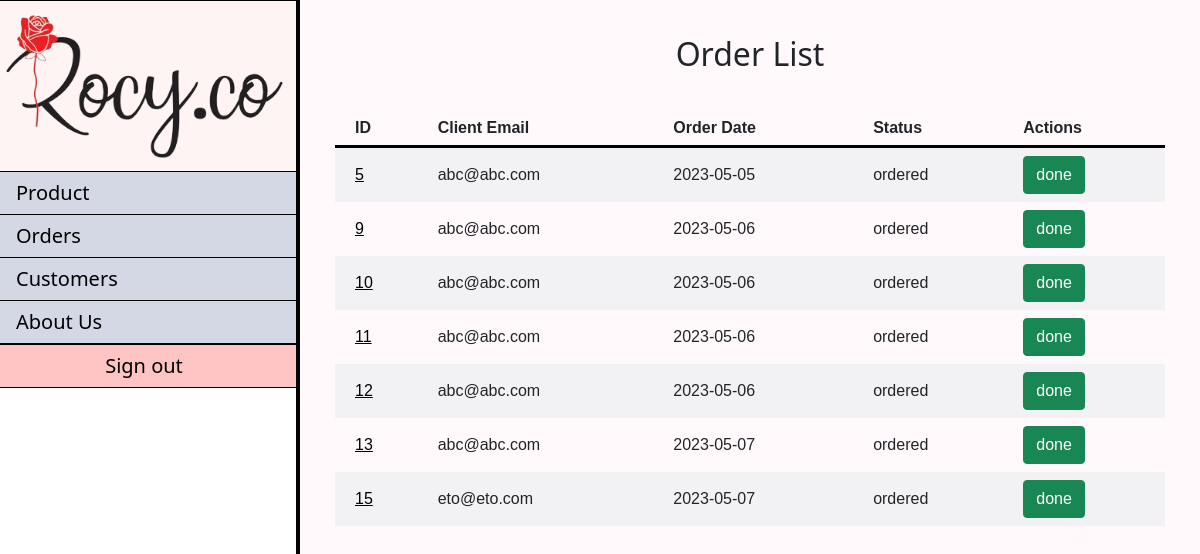
The app's page /AdminOrder/index (signed in) with its own data.
### tables this page shows
CREATE TABLE IF NOT EXISTS `order` (
  `order_id` int(5) NOT NULL AUTO_INCREMENT,
  `user_id` int(4) NOT NULL,
  `order_date` date NOT NULL DEFAULT current_timestamp(),
  `status` enum('cart','ordered','finished') DEFAULT NULL,
  `total_price` float NOT NULL,
  `isDelivery` tinyint(1) NOT NULL,
  PRIMARY KEY (`order_id`)
);

CREATE TABLE IF NOT EXISTS `user` (
  `user_id` int(4) NOT NULL AUTO_INCREMENT,
  `email` varchar(50) NOT NULL,
  `password` varchar(72) NOT NULL,
  `roleType` varchar(10) NOT NULL,
  PRIMARY KEY (`user_id`)
);

### app/core/Controller.php (called while the page is built, shortened)
<?php
class Controller{
	function view($name, $data = []){
		include('app/views/' . $name . '.php');
	}
}

### app/controllers/AdminOrder.php (called while the page is built, shortened)
<?php
class AdminOrder extends \app\core\Controller{
	#[\app\filters\Login]
	#[\app\filters\Admin]
	public function index(){
		$order = new \app\models\Order();
		$orders = $order->getAllAdminOrders();
		$this->view('AdminOrder/index', $orders);
	}
}

### app/core/App.php (called while the page is built, shortened)
<?php
class App{
	function __construct(){
		$request = $this->parseUrl($_GET['url'] ?? '');
		$method = 'index';
		if(file_exists('app/controllers/' . $request[0] . '.php'))
		{
			unset($request[0]);
		}
		$controller = new $controller;
		if(isset($request[1]) && method_exists($controller, $request[1])){
			$method = $request[1];
			unset($request[1]);
		}
		$params = array_values($request);
		call_user_func_array([$controller, $method], $params);
	}
	function parseUrl($url){
		return explode('/', trim($url, '/'));
	}
}

### index.php (called while the page is built, shortened)
<?php
new app\core\App;

### app/models/Order.php (called while the page is built, shortened)
<?php
class Order extends \app\core\Model{
	public function getAllAdminOrders(){
		$SQL = "SELECT * FROM `order` o JOIN user u
				ON o.user_id = u.user_id
				JOIN profile p
				ON u.user_id = p.user_id
				WHERE o.status IN('ordered','finished')";
		$STH = self::$connection->prepare($SQL);
		$STH->execute();
		$STH->setFetchMode(\PDO::FETCH_OBJ);
		return $STH->fetchAll();
	}
}

### app/core/Model.php (called while the page is built, shortened)
<?php
class Model{
	public static ?PDO $connection = null;
	public function __construct(){
		if(self::$connection == null){
			$env = \Dotenv\Dotenv::createImmutable(getcwd());
			$host = $_ENV['db_host'];
			$dbname = $_ENV['db_name'];
			$user = $_ENV['db_user'];
			$pass = $_ENV['db_pass'];
			$charset = $_ENV['db_charset'];
			try {
				$options = [
					PDO::ATTR_ERRMODE => PDO::ERRMODE_EXCEPTION,
					PDO::ATTR_DEFAULT_FETCH_MODE => PDO::FETCH_CLASS,
					PDO::ATTR_EMULATE_PREPARES => false
				];
				self::$connection = new PDO("mysql:host=$host;dbname=$dbname;charset=$charset", $user, $pass, $options);
				self::$connection->query("SET NAMES $charset");
			}
			catch(PDOException $e) {
				echo $e->getMessage();
			}
		}
	}
}

### app/views/AdminOrder/index.php (the view, shortened to what this page needs)
<link rel="stylesheet" type="text/css" href="/resources/styles/adminOrderList.css">
<?php $this->view('shared/header', _('Order List')); ?>
<?php $this->view('shared/sideBar'); ?>
	<div class="main">
		<h2 class="title">Order List</h2>
		<table>
			<tr>
				<th class="attributes">ID</th>
				<th class="attributes">Client Email</th>
				<th class="attributes">Order Date</th>
				<th class="attributes">Status</th>
				<th class="attributes">Actions</th>
			</tr>
			<?php foreach ($data as $order) { ?>
			<tr>
				<td><a class="orderID" href='/AdminOrder/orderDetails/<?=$order->order_id?>'><?= htmlentities($order->order_id) ?></a></td>
				<td><?= htmlentities($order->email) ?></td>
				<td><?= htmlentities($order->order_date) ?></td>
				<td><?= htmlentities($order->status) ?></td>
				<td>
					<?php if ($order->status=='ordered') { ?>
						<button class="btn btn-success">
							<a class="orderStatus" href='/AdminOrder/edit/<?=$order->order_id?>'>
								<?= $order->status=='ordered' ? _('done') : _('undone') ?>
							</a>
						</button>
					<?php
					}
					?>
				</td>
			</tr>
			<?php
			}
			?>
		</table>
	</div>
</div>
</body>

### app/views/shared/header.php (shortened to what this page needs)
<!DOCTYPE html>
<html>
<head>
	<link href="https://cdn.jsdelivr.net/npm/bootstrap@5.3.0-alpha3/dist/css/bootstrap.min.css" rel="stylesheet">
	<link rel="stylesheet" type="text/css" href="/resources/styles/default.css">
	<link rel="stylesheet" href="/resources/styles/bootstrap.css">
	<link rel="stylesheet" href="/resources/styles/home.css">
</head>
<body>

### app/views/shared/sideBar.php (shortened to what this page needs)
<link rel="stylesheet" type="text/css" href="/resources/styles/sidebar.css">
	<div class="content">
		<div class="sidenav">
			<div class="image">
				<a href="/MainAdmin/index"><img class="sidebarlogo" src="/resources/images/rocylogoTransBG.png"></a>
			</div>
			<button class="dropdown-btn" name="">Product
			</button>
			<button class="dropdown-btn">Orders
			</button>
			<button class="dropdown-btn">Customers
			</button>
			<button class="dropdown-btn">About Us
			</button>
			<div class="signout">
				<a href="/User/logout">Sign out</a>
			</div>
		</div>

### resources/styles/adminOrderList.css (style rules this page uses)
.content { display: flex; height: 100%; width: 100%; }
.sidenav { order: 1; aligh-self:strecth; }
.main { background-color: #FFF9FB; order: 2; flex-grow: 1; padding: 35px; text-align: center; }
.title { padding-bottom: 30px; }
.attributes { border-bottom: 3px solid black; }
table { font-family: arial, sans-serif; border-collapse: collapse; width: 100%; }
td, th { text-align: left; padding: 8px; padding-left: 20px; }
tr:nth-child(even) { background-color: #F2F1F4; }
a.orderStatus:link { color: white; text-decoration: none; }
a.orderID:link { color: black; }

### resources/styles/default.css (style rules this page uses)
body { margin: 0px; padding: 0px; background-repeat: no-repeat; background: fixed; background: #FFE1EB; background-size: cover; }

### resources/styles/sidebar.css (style rules this page uses)
.sidenav { min-width: 300px; max-width: 300px; top: 0; left: 0; background-color: #FFFFFF; overflow-x: hidden; border-right: 4px solid black; }
.sidenav a, .dropdown-btn { padding: 6px 8px 6px 0px; text-decoration: none; font-size: 20px; color: #000000; display: block; border-top: 1px solid black; background-color: #FFFFFF; background: none; width:100%; text-align: left; cursor: pointer; outline: none; }
.dropdown-btn { background-color: #D4D8E5; border-top: 1px solid black; border-bottom: 0px solid black; border-left: 0px; border-right: 0px; text-indent: 16px; }
.image { background-color: #FFF4F4; width: 100%; }
.sidebarlogo { width: 100%; height: auto; background-size: cover; background-position: center; background-repeat: no-repeat; }
.signout { background-color: #FEC4C4; border: 1px solid black; border-right: 0px; border-left: 0px; }
.signout a { text-align: center; }

### records on screen
order: order_id "5", user.email "abc@abc.com", order_date "2023-05-05", status "ordered"
order: order_id "9", user.email "abc@abc.com", order_date "2023-05-06", status "ordered"
order: order_id "10", user.email "abc@abc.com", order_date "2023-05-06", status "ordered"
order: order_id "11", user.email "abc@abc.com", order_date "2023-05-06", status "ordered"
order: order_id "12", user.email "abc@abc.com", order_date "2023-05-06", status "ordered"
order: order_id "13", user.email "abc@abc.com", order_date "2023-05-07", status "ordered"
order: order_id "15", user.email "eto@eto.com", order_date "2023-05-07", status "ordered"
